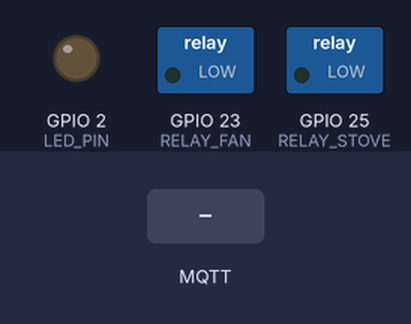
Bench run of a sketch on a simulated ESP32. Shown: switched loads named in the sketch (green lamp = pin HIGH), output pins drawn as LEDs (lit = HIGH). Inputs (shaded band) come from the test bench. WiFi joins after 1.5 s; servers stay silent unless stated; no MQTT or app messages arrive unless stated; what the sketch prints to the serial monitor is not drawn.

Above: at 2.8 s.
2.9 s: MQTT message "ON" arrives on the first subscribed topic
At 3.7 s:
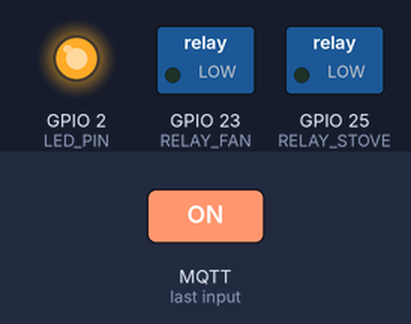
4.4 s: MQTT message "ON" arrives on the second subscribed topic
At 4.9 s:
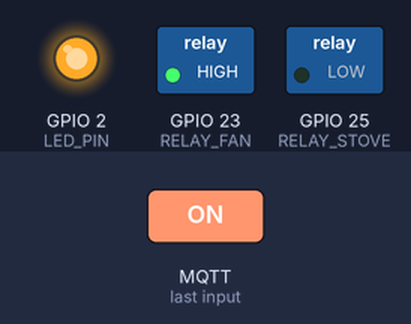
5.9 s: MQTT message "home/broadcast/" arrives on the first subscribed topic
At 7.1 s:
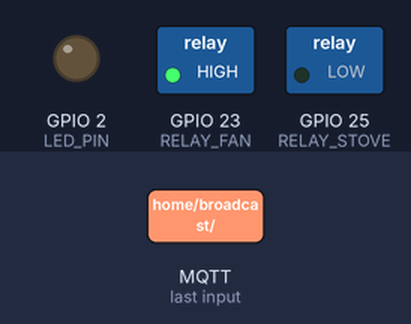
7.4 s: MQTT message "ON" arrives on the third subscribed topic
At 8.4 s:
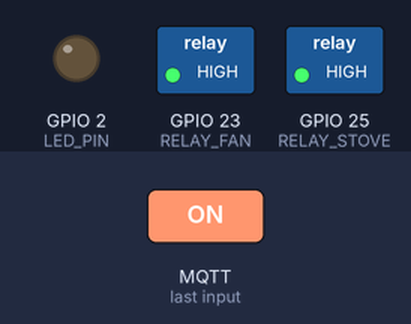
8.9 s: MQTT message "home/broadcast/" arrives on the second subscribed topic
At 9.6 s:
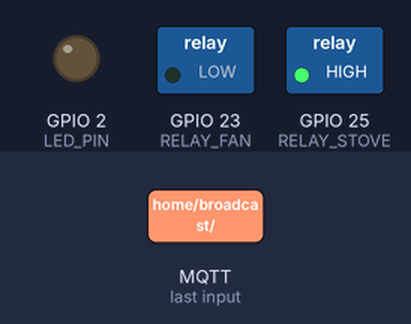
10.4 s: MQTT message "on" arrives on the first subscribed topic
At 11.8 s:
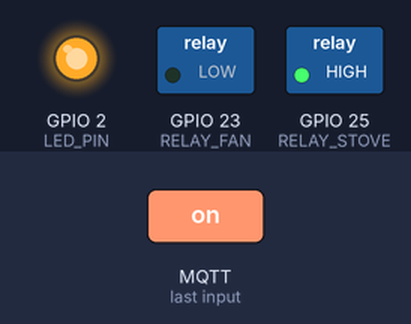
Timing chart, 0 to 12.9 s (numbered marks = the images above; inputs shaded):
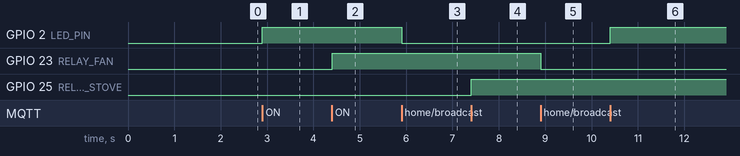

The sketch:

esp32_03_kitchen.ino
```cpp
/**
 * ============================================================
 * Smart Home AIoT — ESP32 #3 Kitchen
 * ============================================================
 *

 * Board   : ESP32 DevKit V1 (ESP32-WROOM-32)
 * Zone    : ห้องครัว (Kitchen)
 *
 * Wiring:
 *   GPIO2  → 220Ω → LED(+) → LED(−) → GND         ไฟครัว (direct)
 *   GPIO4  → DHT22 DATA (10kΩ pull-up → 3.3V)      อุณหภูมิ/ความชื้น
 *   GPIO13 ← MQ-2 D0                               แก๊ส/ควัน (digital)
 *   GPIO25 → Relay Stove Sim IN (Active LOW)         จำลองเตาแก๊ส (demo)
 *   GPIO26 → Relay Kitchen Fan IN (Active LOW)       พัดลมระบายอากาศครัว
 *   GPIO34 ← MQ-2 A0                               แก๊ส/ควัน (analog, input-only)
 *   GPIO36 ← LDR: 3.3V→10kΩ→GPIO36→LDR→GND        แสงสว่าง (input-only)
 *
 * MQ-2: D0 = LOW เมื่อแก๊สเกิน threshold (ตั้งค่าด้วย potentiometer บน module)
 * MQ warm-up: 60 วินาทีหลัง boot
 * Auto-safety: gas alert → เตา OFF + พัดลม ON อัตโนมัติ
 *
 * WiFi    : Primary=Maradosx / Fallback=SmartHome-Local
 * MQTT    : 54.226.244.180:1883  Client=esp32-kitchen
 *
 * Publish:
 *   home/kitchen/temperature    float °C
 *   home/kitchen/humidity       float %
 *   home/kitchen/gas_lpg        int ADC 0-4095 (MQ-2 analog)
 *   home/kitchen/gas_alert      ON/OFF (MQ-2 digital, LOW=alert)
 *   home/kitchen/ldr            int ADC 0-4095
 *   home/kitchen/light/state    ON/OFF
 *   home/kitchen/fan/state      ON/OFF
 *   home/kitchen/stove/state    ON/OFF
 *
 * Subscribe:
 *   home/kitchen/light/set      ON/OFF
 *   home/kitchen/fan/set        ON/OFF
 *   home/kitchen/stove/set      ON/OFF  (ถูก block อัตโนมัติถ้า gas alert active)
 *   home/broadcast/#
 *
 * Libraries: PubSubClient, DHT sensor library
 * ============================================================
 */

#include <WiFi.h>
#include <PubSubClient.h>
#include <DHT.h>

// ─── WiFi ─────────────────────────────────────────────────
const char* WIFI_SSID_1 = "Chawee";
const char* WIFI_PASS_1 = "YOUR_WIFI_PASSWORD";
const char* WIFI_SSID_2 = "SmartHome-Local";
const char* WIFI_PASS_2 = "YOUR_AP_PASSWORD";

// ─── MQTT ─────────────────────────────────────────────────
const char* MQTT_SERVER = "YOUR_EC2_IP";   // EC2 t3.small
const int   MQTT_PORT   = 1883;
const char* MQTT_CLIENT = "esp32-kitchen";

// ─── Pins ─────────────────────────────────────────────────
#define LED_PIN      2    // ไฟครัว (direct, no relay)
#define DHT_PIN      4
#define DHT_TYPE     DHT22
#define MQ2_DIGITAL  13   // D0: LOW = แก๊สเกิน threshold
#define RELAY_STOVE  25   // Active HIGH — จำลองเตาแก๊ส (HIGH=ON, LOW=OFF)
#define RELAY_FAN    23   // Active HIGH — พัดลมระบายอากาศ (HIGH=ON, LOW=OFF)
#define MQ2_ANALOG   34   // A0: ADC1 input-only
#define LDR_PIN      36   // ADC1 input-only + R 10kΩ ภายนอก (3.3V→R→GPIO36→LDR→GND)

// ─── MQTT Topics ──────────────────────────────────────────
#define T_TEMP         "home/kitchen/temperature"
#define T_HUM          "home/kitchen/humidity"
#define T_GAS          "home/kitchen/gas_lpg"
#define T_GAS_ALERT    "home/kitchen/gas_alert"
#define T_LDR          "home/kitchen/ldr"
#define T_LIGHT_STATE  "home/kitchen/light/state"
#define T_FAN_STATE    "home/kitchen/fan/state"
#define T_STOVE_STATE  "home/kitchen/stove/state"
#define T_LIGHT_SET    "home/kitchen/light/set"
#define T_FAN_SET      "home/kitchen/fan/set"
#define T_STOVE_SET    "home/kitchen/stove/set"
#define T_BROADCAST    "home/broadcast/#"

// ─── Timing ───────────────────────────────────────────────
const unsigned long SENSOR_MS  = 30000;  // DHT22 + MQ-2 analog
const unsigned long GAS_MS     =  2000;  // MQ-2 digital safety check ทุก 2s
const unsigned long LDR_MS     = 10000;
const unsigned long MQ_WARMUP  = 60000;
const unsigned long RECONNECT  =  5000;

// ─── State ────────────────────────────────────────────────
WiFiClient   wifiClient;
PubSubClient mqtt(wifiClient);
DHT          dht(DHT_PIN, DHT_TYPE);

unsigned long tSensor = 0, tGas = 0, tLDR = 0, tReconn = 0, bootTime = 0;
bool lightState   = false;
bool fanState     = false;
bool stoveState   = false;
bool mqReady      = false;
bool lastGasAlert = false;

// ══════════════════════════════════════════════════════════
void setup() {
  Serial.begin(115200);
  Serial.println("\n[BOOT] ESP32 #3 Kitchen");

  // ─── Force all outputs LOW ทันที (กัน GPIO float HIGH ตอน boot strapping = relay กระตุก ON) ───
  pinMode(LED_PIN,     OUTPUT); digitalWrite(LED_PIN,     LOW);   // OFF (direct LED)
  pinMode(RELAY_STOVE, OUTPUT); digitalWrite(RELAY_STOVE, LOW);   // OFF (Active HIGH relay)
  pinMode(RELAY_FAN,   OUTPUT); digitalWrite(RELAY_FAN,   LOW);   // OFF (Active HIGH relay)
  // Re-assert LOW อีกครั้งกัน noise ตอน boot
  delay(50);
  digitalWrite(RELAY_STOVE, LOW);
  digitalWrite(RELAY_FAN,   LOW);
  pinMode(MQ2_DIGITAL, INPUT);
  // GPIO34, 36 = input-only, ไม่ต้อง pinMode

  dht.begin();
  bootTime = millis();

  connectWiFi();
  mqtt.setServer(MQTT_SERVER, MQTT_PORT);
  mqtt.setCallback(mqttCallback);
  mqtt.setBufferSize(512);
  connectMQTT();

  Serial.println("[MQ-2] Warming up 60s...");
}

void loop() {
  if (!mqtt.connected()) {
    if (millis() - tReconn > RECONNECT) { tReconn = millis(); connectMQTT(); }
  } else {
    mqtt.loop();
  }

  if (!mqReady && millis() - bootTime > MQ_WARMUP) {
    mqReady = true;
    Serial.println("[MQ-2] Warm-up done ✓");
  }

  if (millis() - tGas    > GAS_MS)    { tGas    = millis(); checkGasAlert(); }  // safety poll
  if (millis() - tSensor > SENSOR_MS) { tSensor = millis(); publishSensors(); }
  if (millis() - tLDR    > LDR_MS)    { tLDR    = millis(); publishLDR(); }
}

// ─── WiFi ─────────────────────────────────────────────────
void connectWiFi() {
  WiFi.begin(WIFI_SSID_1, WIFI_PASS_1);
  Serial.print("[WiFi] " + String(WIFI_SSID_1));
  for (int i = 0; i < 20 && WiFi.status() != WL_CONNECTED; i++) { delay(500); Serial.print("."); }
  if (WiFi.status() == WL_CONNECTED) { Serial.println(" ✓ " + WiFi.localIP().toString()); return; }

  WiFi.begin(WIFI_SSID_2, WIFI_PASS_2);
  Serial.print("\n[WiFi] Fallback");
  for (int i = 0; i < 20 && WiFi.status() != WL_CONNECTED; i++) { delay(500); Serial.print("."); }
  if (WiFi.status() == WL_CONNECTED) { Serial.println(" ✓ " + WiFi.localIP().toString()); }
  else { Serial.println(" ✗ Restart"); ESP.restart(); }
}

// ─── MQTT ─────────────────────────────────────────────────
void connectMQTT() {
  Serial.print("[MQTT] Connecting...");
  if (mqtt.connect(MQTT_CLIENT)) {
    Serial.println(" ✓");
    mqtt.subscribe(T_LIGHT_SET);
    mqtt.subscribe(T_FAN_SET);
    mqtt.subscribe(T_STOVE_SET);
    mqtt.subscribe(T_BROADCAST);
    pubBool(T_LIGHT_STATE, lightState);
    pubBool(T_FAN_STATE,   fanState);
    pubBool(T_STOVE_STATE, stoveState);
  } else {
    Serial.println(" ✗ rc=" + String(mqtt.state()));
  }
}

void mqttCallback(char* topic, byte* payload, unsigned int length) {
  String t   = String(topic);
  String msg = "";
  for (unsigned int i = 0; i < length; i++) msg += (char)payload[i];
  msg.toUpperCase();
  Serial.println("[MQTT IN] " + t + " → " + msg);

  if      (t == T_LIGHT_SET) { setLight(msg == "ON"); }
  else if (t == T_FAN_SET)   { setFan(msg == "ON"); }
  else if (t == T_STOVE_SET) {
    if (msg == "ON" && lastGasAlert) {
      Serial.println("[STOVE] ⛔ Blocked — gas alert active!");
      pubBool(T_STOVE_STATE, false);  // ยืนยันว่า OFF
    } else {
      setStove(msg == "ON");
    }
  }
  else if (t.startsWith("home/broadcast/")) {
    String sub = t.substring(15);
    if (sub == "light/set") setLight(msg == "ON");
    if (sub == "fan/set")   setFan(msg == "ON");
    // ไม่รับ stove จาก broadcast — safety
  }
}

// ─── Gas Alert Safety (ตรวจทุก 2 วินาที) ─────────────────
void checkGasAlert() {
  if (!mqReady) {
    long rem = (MQ_WARMUP - (millis() - bootTime)) / 1000;
    Serial.printf("[MQ-2] Warming up... %lds remaining\n", rem > 0 ? rem : 0);
    return;
  }
  int  gasADC   = analogRead(MQ2_ANALOG);                  // 0-4095
  bool digitalAlert = (digitalRead(MQ2_DIGITAL) == LOW);   // D0 LOW = แก๊สเกิน

  // Interpret level
  const char* level;
  if      (gasADC < 600)  level = "🟢 SAFE";
  else if (gasADC < 1000) level = "🟡 WARN";
  else if (gasADC < 1800) level = "🟠 HIGH";
  else                    level = "🔴 DANGER";

  // Log ทุกรอบ (2s) — ดูค่า real-time
  Serial.printf("[MQ-2] ADC=%4d  D0=%s  level=%s\n",
                gasADC,
                digitalAlert ? "ALERT" : "ok   ",
                level);

  // ทำ action เมื่อ alert เปลี่ยน state เท่านั้น (กัน spam)
  if (digitalAlert == lastGasAlert) return;

  lastGasAlert = digitalAlert;
  mqtt.publish(T_GAS_ALERT, digitalAlert ? "ON" : "OFF", true);

  if (digitalAlert) {
    Serial.println("[MQ-2] ⚠️  GAS ALERT! Auto-safety: stove OFF + fan ON");
    setStove(false);  // ปิดเตาทันที (safety)
    setFan(true);     // เปิดพัดลมระบายอากาศ
  } else {
    Serial.println("[MQ-2] ✓ Gas cleared");
  }
}

// ─── Sensors (ทุก 30s) ────────────────────────────────────
void publishSensors() {
  // DHT22
  float temp = dht.readTemperature(), hum = dht.readHumidity();
  if (!isnan(temp) && !isnan(hum)) {
    char buf[10];
    dtostrf(temp, 4, 1, buf); mqtt.publish(T_TEMP, buf, true);
    dtostrf(hum,  4, 1, buf); mqtt.publish(T_HUM,  buf, true);
    Serial.printf("[DHT22] %.1f°C  %.1f%%\n", temp, hum);
  } else {
    Serial.println("[DHT22] ✗ Read failed");
  }

  // MQ-2 analog (หลัง warm-up)
  if (mqReady) {
    int  gas = analogRead(MQ2_ANALOG);
    char buf[10];
    itoa(gas, buf, 10);
    mqtt.publish(T_GAS, buf, true);
    Serial.printf("[MQ-2] ADC=%d  Alert=%s\n", gas, lastGasAlert ? "⚠ GAS!" : "OK");
  } else {
    long rem = (MQ_WARMUP - (millis() - bootTime)) / 1000;
    Serial.printf("[MQ-2] Warming up... %lds\n", rem > 0 ? rem : 0);
  }
}

void publishLDR() {
  int v = analogRead(LDR_PIN);
  char buf[10]; itoa(v, buf, 10);
  mqtt.publish(T_LDR, buf, true);
  Serial.printf("[LDR] ADC=%d (%s)\n", v, v > 2000 ? "มืด" : "สว่าง");
}

// ─── Actuators ────────────────────────────────────────────
void setLight(bool on) {
  lightState = on;
  digitalWrite(LED_PIN, on ? HIGH : LOW);
  pubBool(T_LIGHT_STATE, on);
  Serial.printf("[LED] ไฟครัว → %s\n", on ? "ON" : "OFF");
}

void setFan(bool on) {
  fanState = on;
  digitalWrite(RELAY_FAN, on ? HIGH : LOW);   // Active HIGH (HIGH=ON, LOW=OFF)
  pubBool(T_FAN_STATE, on);
  Serial.printf("[FAN] พัดลมครัว → %s\n", on ? "ON" : "OFF");
}

void setStove(bool on) {
  stoveState = on;
  digitalWrite(RELAY_STOVE, on ? HIGH : LOW); // Active HIGH (HIGH=ON, LOW=OFF)
  pubBool(T_STOVE_STATE, on);
  Serial.printf("[STOVE] เตา simulator → %s\n", on ? "ON 🔥" : "OFF");
}

// ─── Helpers ──────────────────────────────────────────────
void pubBool(const char* t, bool v) { mqtt.publish(t, v ? "ON" : "OFF", true); }
```

Measured:
- after the input at 2.9 s, GPIO 2 (LED_PIN): LOW → HIGH at once
- after the input at 4.4 s, GPIO 23 (RELAY_FAN): LOW → HIGH at once
- after the input at 5.9 s, GPIO 2 (LED_PIN): HIGH → LOW at once
- after the input at 7.4 s, GPIO 25 (RELAY_STOVE): LOW → HIGH at once
- after the input at 8.9 s, GPIO 23 (RELAY_FAN): HIGH → LOW at once
- after the input at 10.4 s, GPIO 2 (LED_PIN): LOW → HIGH at once
